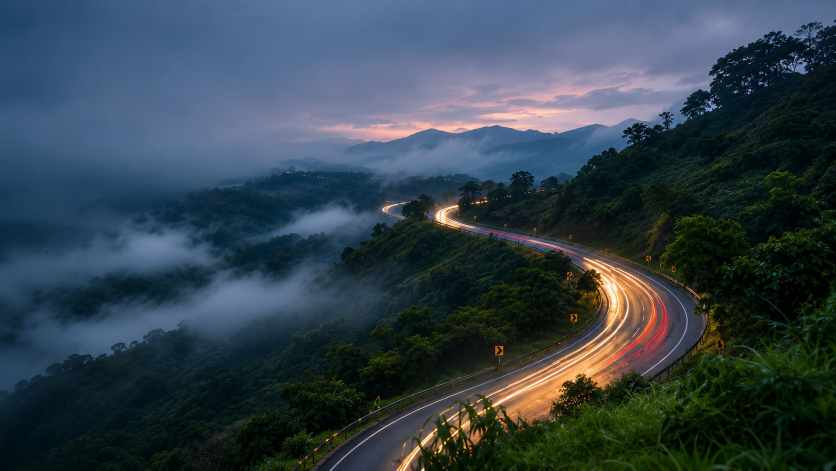
#> input picture site/assets/img/originals/capitulo-corredor.jpg, 1672 x 941 px (shown at 1/2 size)
$ python optimize_images.py
#> lines starting #> are read from the running program, lines starting #| are printed output that depends on the picture
"""Genera las variantes responsive (JPG/WebP, AVIF si está disponible)
de cada imagen en site/assets/img/originals/ a partir de un único
archivo fuente por slot. Ver .claude/skills/editorial-art-direction/SKILL.md.

No falla si faltan originales: cada slot sin archivo fuente se omite
(el frontend ya muestra un placeholder para esos casos) y el script
sigue con los demás. Corre manualmente cuando se agregan fotos nuevas,
no es parte del cron de datos.

Uso:
    python scripts/optimize_images.py
"""

from __future__ import annotations

import json
from pathlib import Path

from PIL import Image

ROOT = Path(__file__).resolve().parent.parent
ORIGINALS_DIR = ROOT / "site" / "assets" / "img" / "originals"
OUT_DIR = ROOT / "site" / "assets" / "img"
WIDTHS = [640, 1280, 1920, 2560]
JPEG_QUALITY = 82
WEBP_QUALITY = 80
AVIF_QUALITY = 55

try:
    import pillow_avif  # noqa: F401  (registra el plugin AVIF en Pillow)

    AVIF_AVAILABLE = True
except ImportError:
    AVIF_AVAILABLE = False


def variants_for(path: Path) -> list[int]:
    slot = path.stem
    generated_widths: list[int] = []
    with Image.open(path) as img:
#> img is the input picture: PIL image 1672x941 RGB; mean R, G, B 52.2, 66.6, 76.6
        img = img.convert("RGB")
        original_width = img.width
#> original_width = 1672
        for width in WIDTHS:
            if width > original_width:
                # Nunca ampliar más allá de la resolución real.
                continue
            height = round(img.height * (width / original_width))
            resized = img.resize((width, height), Image.LANCZOS)

            resized.save(
                OUT_DIR / f"{slot}-{width}.jpg", "JPEG", quality=JPEG_QUALITY, optimize=True
            )
            resized.save(OUT_DIR / f"{slot}-{width}.webp", "WEBP", quality=WEBP_QUALITY)
            if AVIF_AVAILABLE:
                resized.save(OUT_DIR / f"{slot}-{width}.avif", "AVIF", quality=AVIF_QUALITY)
            generated_widths.append(width)
#> this loop made 1 pass
#> pass 1, in variants_for, `resized = img.resize((width, height), Image.LANCZOS)`:
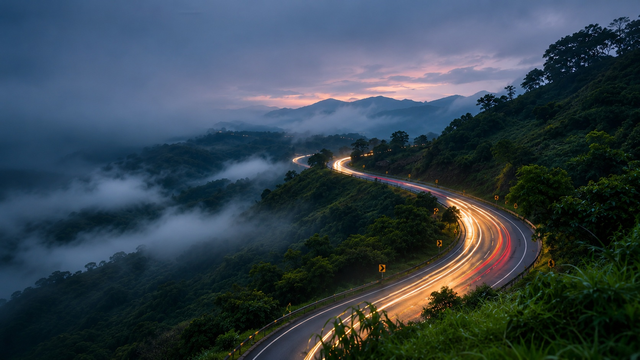
#> resized: PIL image 640x360 RGB; mean R, G, B 52.2, 66.6, 76.6
#> after the loop, generated_widths = []
    print(f"{slot}: generado hasta {min(original_width, max(WIDTHS))}px de ancho")
    return generated_widths


def main() -> None:
    OUT_DIR.mkdir(parents=True, exist_ok=True)
    if not ORIGINALS_DIR.exists():
        print(f"No existe {ORIGINALS_DIR} todavía — nada que optimizar.")
        return

    originales = sorted(
        p
        for p in ORIGINALS_DIR.iterdir()
        if p.suffix.lower() in (".png", ".jpg", ".jpeg")
    )
    if not originales:
        print(f"{ORIGINALS_DIR} está vacío — nada que optimizar todavía.")
        return

    if not AVIF_AVAILABLE:
        print(
            "pillow-avif-plugin no está instalado: se generan solo JPG y WebP "
            "(`pip install pillow-avif-plugin` para AVIF también)."
        )

    # Manifest de anchos realmente generados por slot (nunca se amplía
    # más allá del original): app.js lo usa para pedir directamente un
    # ancho que existe, en vez de probar 2560/1920/1280/640 de mayor a
    # menor y producir 404 reales en los slots con original < 1920px.
    manifest: dict[str, list[int]] = {}
    for path in originales:
        widths = variants_for(path)
        if widths:
            manifest[path.stem] = sorted(widths, reverse=True)

    (OUT_DIR / "manifest.json").write_text(
        json.dumps(manifest, ensure_ascii=False, indent=2), encoding="utf-8"
    )
    print(f"manifest.json: {len(manifest)} slot(s)")


if __name__ == "__main__":
#> (the run stopped early here; a loop or call above may not have finished)
